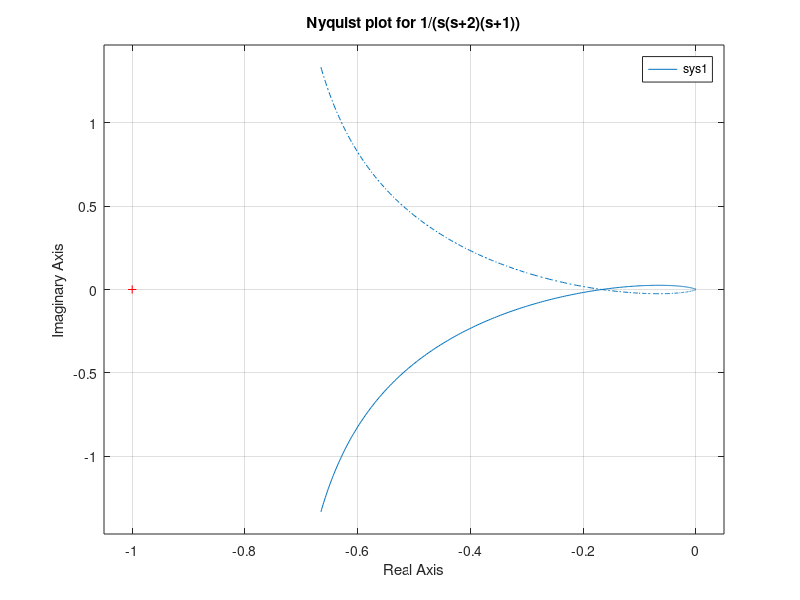

Here is the MATLAB script that generated this plot: (Note: this script raises an error after producing the figure.)
%Nyquist plot
sys1=tf([1],[1 3 2 0])
figure(1)
nyquist(sys1)
title('Nyquist plot for 1/(s(s+2)(s+1))')
%Bode plots
syst2 = tf([10],[0.04 0.5 1 0])
figure(2);
bode(sys2);
grid;
title('Bode plot for 10/s(1+0.4s)(1+0.1s)')

sys3 = tf([36],[1 6 11 6]);
figure(3);
bode(sys3);
grid;
title('Bode plot for 36/(s^3+6s^2+11s+6)') 
    
    
 
